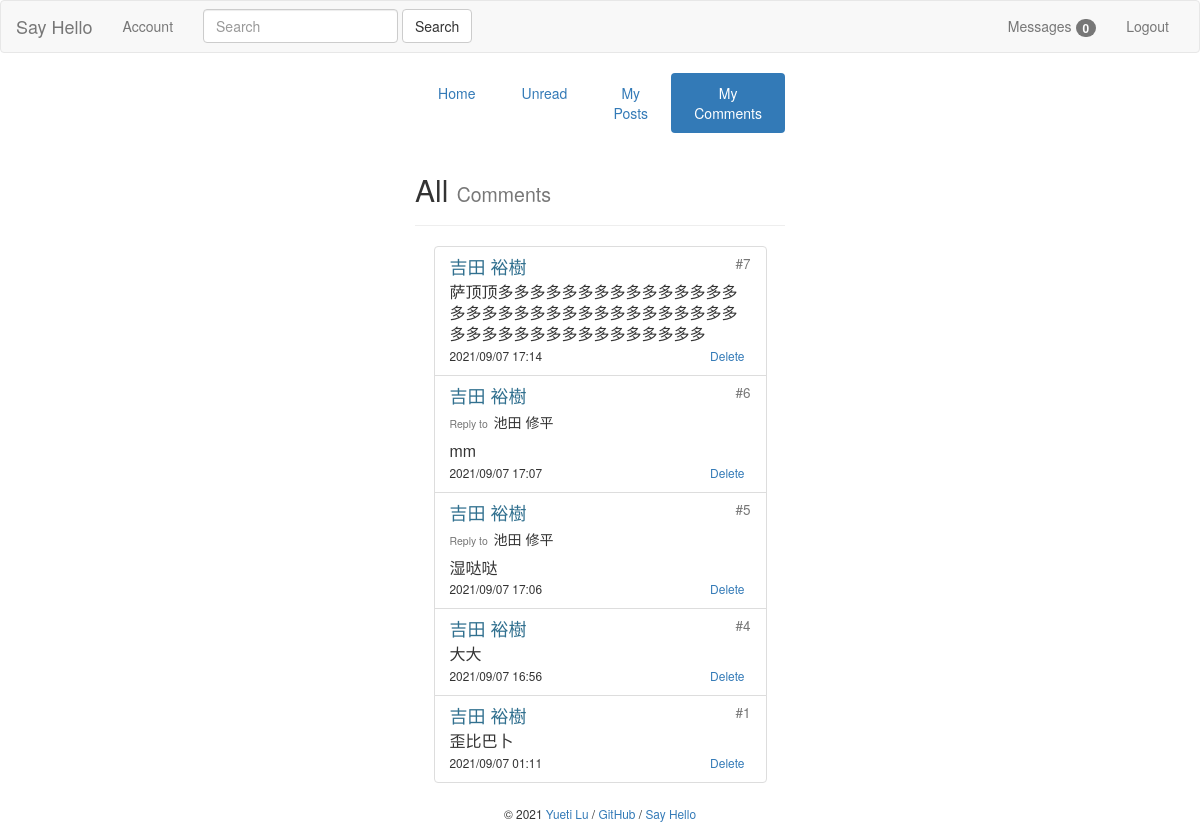
/admin/comments (signed in), run on an earlier commit of the app's database.
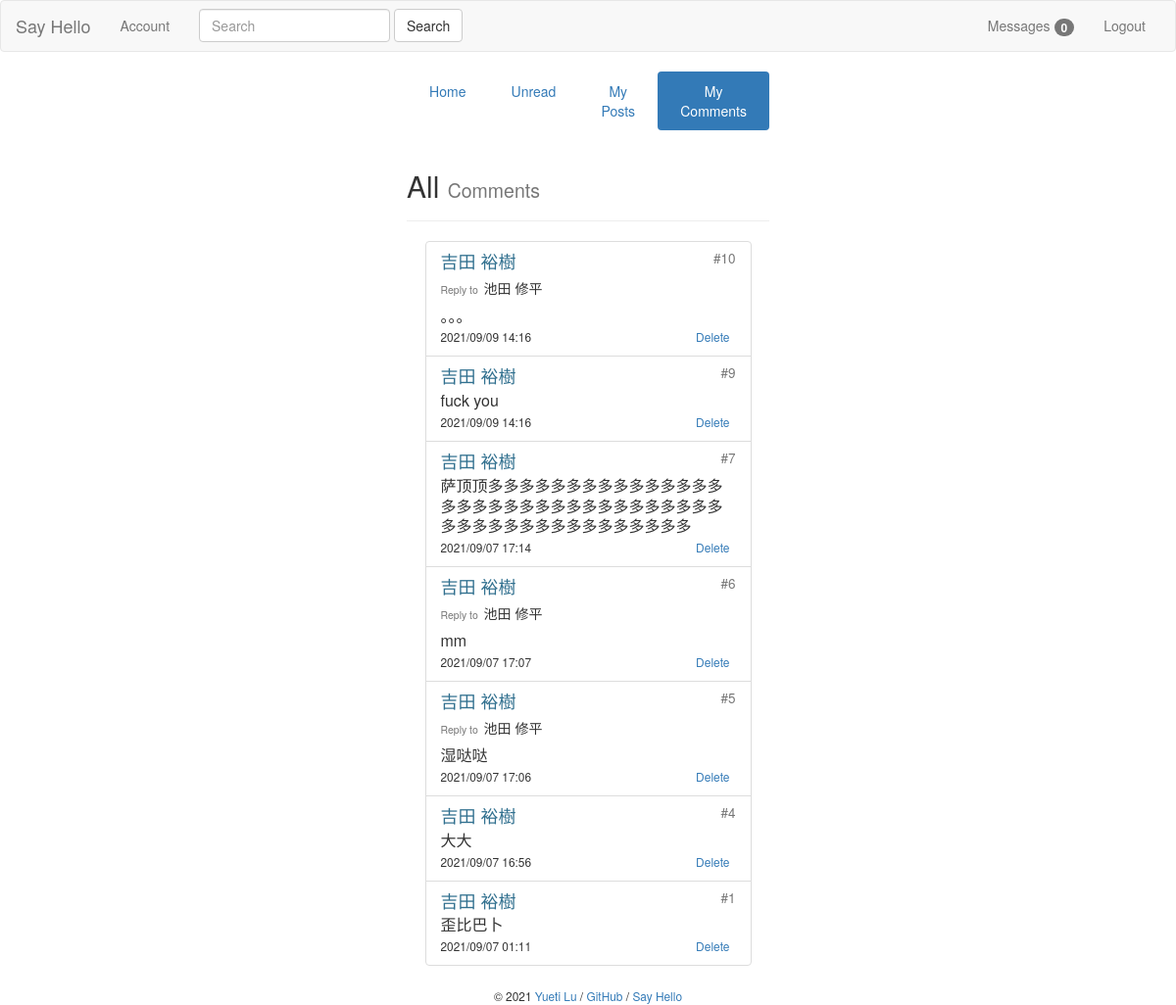
And on a later commit of the database.
### bluelog/models.py (models this page shows)
class Comment(db.Model):
    id = db.Column(db.Integer, primary_key=True)
    name = db.Column(db.String(30))
    body = db.Column(db.Text)
    replyTo = db.Column(db.String(30))
    commentFloor = db.Column(db.Integer)
    from_admin = db.Column(db.Boolean, default=False)
    timestamp = db.Column(db.DateTime, default=datetime.now, index=True)
    post_id = db.Column(db.Integer, db.ForeignKey('post.id'))
    post = db.relationship('Post', back_populates='comments')
    user_id = db.Column(db.Integer, db.ForeignKey('user.id'))
    user = db.relationship('User', back_populates='comments')

### bluelog/blueprints/admin.py (the view)
@admin_bp.route('/comments')
def manageComments():
    if not current_user.is_authenticated:
        return redirect(url_for('blog.index'))
    else:
        allComments = Comment.query.filter(Comment.user_id == current_user.id).order_by(Comment.timestamp.desc()).all()
        return render_template('admin/manageComments.html', comments=allComments)

### bluelog/forms.py
class SearchForm(FlaskForm):
    body = StringField('SearchMessage', validators=[DataRequired()])
    submit = SubmitField('Search')

### bluelog/__init__.py (called while the page is built)
def register_template_context(app):
    @app.context_processor
    def injectSearchForm():
        searchForm = SearchForm()
        return dict(searchForm=searchForm)
    @app.context_processor
    def injectUnreadMessage():
        if current_user.is_authenticated:
            user = User.query.get(current_user.id)
            unreadMessageNum = UnreadMessage.query.filter(and_(UnreadMessage.user_id == user.id,
                                                               UnreadMessage.haveRead == 0)).count()
            return dict(unreadMessageNum=unreadMessageNum)
        else:
            return dict(unreadMessageNum=0)

### bluelog/extensions.py (called while the page is built)
@login_manager.user_loader
def load_user(user_id):
    from bluelog.models import User
    user = User.query.get(int(user_id))
    return user

### bluelog/templates/admin/manageComments.html
{% extends 'base.html' %}
{% from "macros.html" import show_flash with context %}
{% from "macros.html" import show_footer %}
{% from "macros.html" import show_comment_in_admin %}
{% block content %}
    <div class="col-md-4"></div>
    <div class="col-md-4">
        <ul class="nav nav-pills nav-justified">
            <li role="presentation"><a href="{{ url_for('admin.index') }}">Home</a></li>
            <li role="presentation"><a href="{{ url_for('admin.manageUnreadMessages') }}">Unread</a></li>
            <li role="presentation"><a href="{{ url_for('admin.managePosts') }}">My Posts</a></li>
            <li role="presentation" class="active"><a href="{{ url_for('admin.manageComments') }}">My Comments</a></li>
        </ul>
        <div class="page-header">
            <h2>All <small>Comments</small></h2>
        </div>
        <ul class="list-group" style="margin:0 auto; width:90%">
            {% for comment in comments %}
                {{ show_comment_in_admin(comment) }}
            {% endfor %}
        </ul>
        {{ show_footer() }}
    </div>
    <div class="col-md-4"></div>
{% endblock content %}

### bluelog/templates/macros.html (shortened to what this page needs)
{% macro show_footer() %}
    <footer class="text-center" style="margin-top: 20px;">
        <small> &copy; 2021 <a href="https://github.com/luyueti111" title="Written by Grey Li">Yueti Lu</a> /
            <a href="https://github.com/luyueti111/Bluelog" title="Fork me on GitHub">GitHub</a> /
            <a href="{{ url_for('blog.hello') }}" title="A HelloFlask project">Say Hello</a>
        </small>
    </footer>
{% endmacro %}
{% macro show_comment_in_admin(comment) %}
    {% set post = comment.post %}
    <li class="list-group-item">
        <a href="{{ url_for('blog.replyPage', post_id=comment.post_id) }}"
           style="color: inherit; text-decoration: none;">
            {% if comment.name == post.name %}
                <h4 class="list-group-item-heading text-info">{{ comment.name }}<small class="pull-right">&nbsp;&nbsp;&nbsp;#{{ comment.commentFloor }}</small>
                </h4>
            {% else %}
                <h4 class="list-group-item-heading">{{ comment.name }}<small
                        class="pull-right">&nbsp;&nbsp;&nbsp;#{{ comment.commentFloor }}</small>
                </h4>
            {% endif %}
            {% if comment.replyTo is not none %}
                <h5><small>Reply to&nbsp;&nbsp;</small>{{ comment.replyTo }}</h5>
            {% endif %}
            <p class="list-group-item-text"
               style="width: 100%; word-break: break-all; word-wrap: break-word; font-size: medium">{{ comment.body }}</p>
            <small>
                {{ comment.timestamp.strftime('%Y/%m/%d %H:%M') }}
            </small>
        </a>
        <a href="{{ url_for('admin.deleteComment', comment_id=comment.id) }}"
           class="btn btn-link pull-right btn-xs"
           onclick="return confirm('Are you Sure?')">Delete</a>
    </li>
{% endmacro %}

What changed in the data, as far as the page shows it:
added Comment: name "吉田 裕樹", commentFloor "10", replyTo "池田 修平", body "。。。", timestamp "2021/09/09 14:16"
added Comment: name "吉田 裕樹", commentFloor "9", body "fuck you", timestamp "2021/09/09 14:16"
